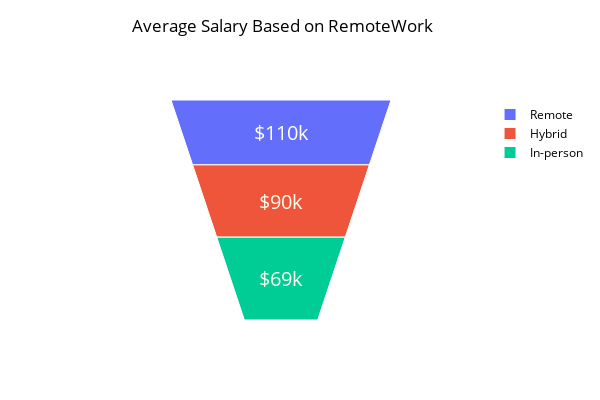

This figure's notebook cell:
### Code cell
RemoteWork = df[['RemoteWork', 'ConvertedCompYearly']].dropna()
RemoteWork = RemoteWork[(RemoteWork['ConvertedCompYearly'] > 1000.00) & (RemoteWork['ConvertedCompYearly'] < 1000000.00)]
RemoteWork.replace('Hybrid (some remote, some in-person)','Hybrid',inplace=True)
RemoteWork = RemoteWork.groupby("RemoteWork")
RemoteWork = RemoteWork.mean()
RemoteWork = RemoteWork.sort_values(by='ConvertedCompYearly')[::-1]
RemoteWork = RemoteWork.reset_index()


fig = go.Figure(go.Funnelarea(
    labels = RemoteWork.RemoteWork,
    values  = RemoteWork.ConvertedCompYearly,
    textinfo = "value",
    textfont_size=20,
    texttemplate="%{value:$,.2s}",
    textfont=dict(color='ivory')))

fig.update_layout(
    title='Average Salary Based on RemoteWork',
    height=400,  
    width=600,
    font=dict(color='black'),
    title_x=0.47, 
    title_y=0.95  
)
fig.show()

### Figure 1 — Plotly figure (JSON) as saved in the notebook; plotly's stock layout.template omitted (floating-point values rounded to 4 significant figures)
{"data": [{"labels": ["Remote", "Hybrid", "In-person"], "textfont": {"color": "ivory", "size": 20}, "textinfo": "value", "texttemplate": "%{value:$,.2s}", "type": "funnelarea", "values": [105400.0, 90450.0, 68510.0]}], "layout": {"font": {"color": "black"}, "height": 400, "title": {"text": "Average Salary Based on RemoteWork", "x": 0.47, "y": 0.95}, "width": 600}}
